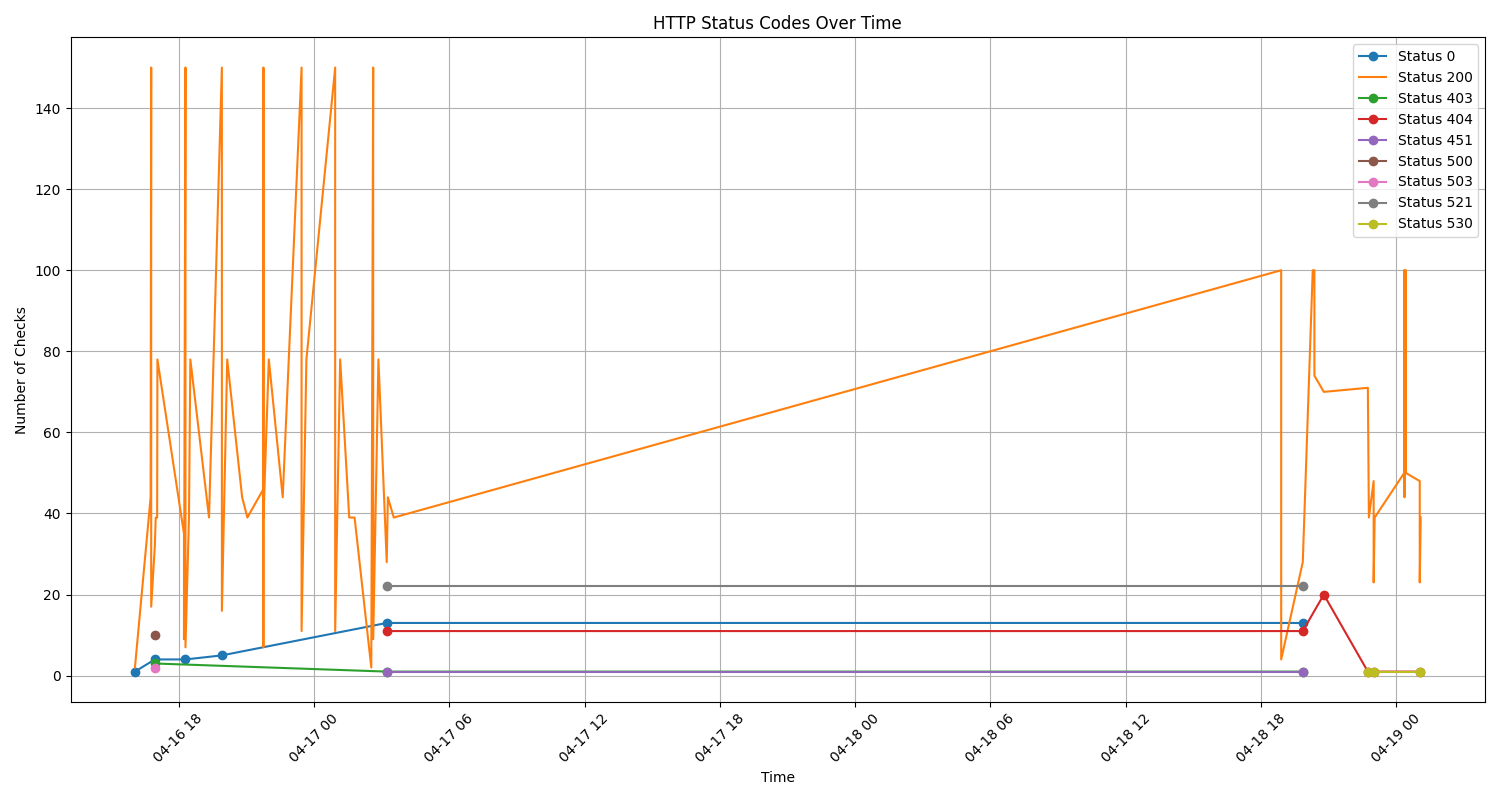

Write Python code to recreate this figure.
#!/usr/bin/env python3

import sqlite3
import pandas as pd
import matplotlib.pyplot as plt
from datetime import datetime
import os

def visualize_timeline():
    if not os.path.exists('dns_results.db'):
        print("\nError: dns_results.db not found!")
        print("Please run the DNS resolver first to collect data.")
        return
        
    conn = sqlite3.connect('dns_results.db')
    
    try:
        # Query to get status codes over time
        query = """
        SELECT 
            status_code,
            datetime(timestamp) as timestamp,
            COUNT(*) as count
        FROM status
        GROUP BY status_code, datetime(timestamp)
        ORDER BY datetime(timestamp)
        """
        
        # Read data into pandas DataFrame
        df = pd.read_sql_query(query, conn)
        df['timestamp'] = pd.to_datetime(df['timestamp'])
        
        # Create the plot
        plt.figure(figsize=(15, 8))
        
        # Plot each status code as a separate line
        for status in sorted(df['status_code'].unique()):
            status_data = df[df['status_code'] == status]
            plt.plot(status_data['timestamp'], status_data['count'], 
                    label=f'Status {status}',
                    marker='o' if len(status_data) < 50 else None,  # Only show markers if few points
                    linewidth=2 if status == 200 else 1)  # Make 200 line thicker
        
        plt.title('HTTP Status Codes Over Time')
        plt.xlabel('Time')
        plt.ylabel('Number of Checks')
        plt.legend(bbox_to_anchor=(1.05, 1), loc='upper left')
        plt.grid(True, alpha=0.3)
        
        # Rotate x-axis labels for better readability
        plt.xticks(rotation=45)
        
        # Adjust layout to prevent label cutoff
        plt.tight_layout()
        
        # Save the plot
        plt.savefig('status_timeline.png', bbox_inches='tight', dpi=300)
        print("\nTimeline visualization saved as status_timeline.png")
        
        # Print some statistics
        print("\nTime range of data:")
        print(f"Start: {df['timestamp'].min()}")
        print(f"End: {df['timestamp'].max()}")
        print(f"\nTotal unique timestamps: {df['timestamp'].nunique()}")
        print(f"Total status codes tracked: {df['status_code'].nunique()}")
        
    except Exception as e:
        print(f"\nError while creating visualization: {str(e)}")
    finally:
        conn.close()

if __name__ == "__main__":
    visualize_timeline() 